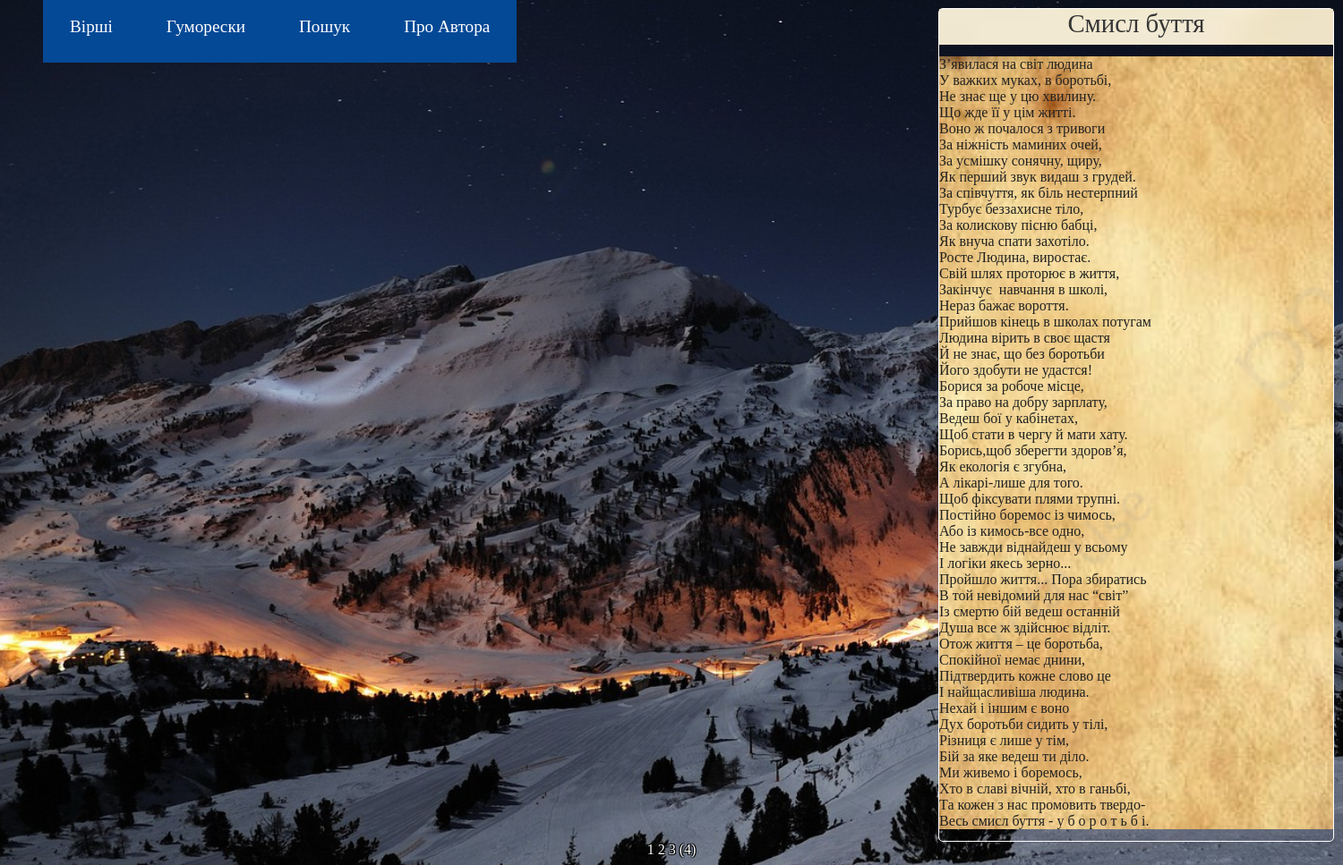
/poems/4, run on the app's committed database.
### app/models.py (models this page shows)
class Poem(db.Model):
    id = db.Column(db.Integer, primary_key=True)
    title = db.Column(db.String(20), unique=True)
    text = db.Column(db.String(1028), unique=True)

### app/routes.py (the view)
@app.route('/poems/<int:page_num>')
def poems(page_num):
    poems = Poem.query.paginate(per_page=5, page=page_num, error_out=True)
    return render_template('poems.html', title='Вірші',  poems=poems)

### app/templates/poems.html
{% extends "base.html" %}
{% block app_content %}
    {% for poem in poems.items %}
        {% include "_poem.html" %}
    {% endfor %}
    <div class="pagination-links">
    {% for page in poems.iter_pages() %}
        {% if page %}
            {% if page != poems.page %}
                <a href="{{ url_for('poems', page_num=page) }}">{{ page }}</a>
            {% else %}
                <span style="color: white;">({{ page }})</span>
            {% endif %}
        {% else %}
            <span class=ellipsis style="color: white;">…</span>
        {% endif %}
    {% endfor %}
    </div>
{% endblock %}

### app/templates/base.html (shortened to what this page needs)
<html>
    <head>
        <link rel="stylesheet" href="{{ url_for('static', filename='styles.css') }}"/>
    </head>
    <body>
        <div id="navbar-container">
            <div id="navbar">
                <div class="link-div">
                    <nav>
                        <ul class="nav-links">
                            <li><a href="{{ url_for('poems', page_num=1) }}">Вірші</a></li>
                            <li><a href="{{ url_for('humoresques', hum_page_num=1) }}">Гуморески</a></li>
                            <li><a href="{{ url_for('search') }}">Пошук</a></li>
                            <li><a href="{{ url_for('about') }}">Про Автора</a></li>
                        </ul>
                    </nav>
                </div>
            </div>
        </div>
        <div id="page_container">
            {% block content %}
            <div class="container-fluid" style="margin-top: 100px;">
                {% block app_content %}{% endblock %}
            </div>
            {% endblock %}
        </div>
    </body>
</html>

### app/templates/_poem.html
{% extends "base.html" %}
{% block app_content %}
    <div id="poem-container">
        <div id="title">{{poem.title}}</div>
        <pre><div id="text">{{poem.text}}</div></pre>
    </div>
{% endblock %}

### app/static/styles.css (style rules this page uses)
#poem-container { width: 440px; border: 1px solid white; color: white; margin-left: 65rem; margin-top: -5.7rem; border-radius: 5px; }
#title { width: 100%; height: 40px; background: url('/static/title_bg.jpg') no-repeat center center fixed; -webkit-background-size: cover; -moz-background-size: cover; -o-background-size: cover; background-size: cover; font-family: 'Lobster Two', cursive; font-size: 1.8rem; color: #353535; text-align: center; }
#text { background: url('/static/poem_bg.jpg') no-repeat center center; width: 100%; -webkit-background-size: cover; -moz-background-size: cover; -o-background-size: cover; background-size: cover; font-family: 'Lobster Two', cursive ; font-size: 1rem; color: #212121; }
#navbar-container { position: absolute; top: 0; height: 100px; width: 50%; }
#navbar { position: fixed; display: flex; justify-content: space-between; align-items: center; font-size: 1.2rem; margin-bottom: 100px; }
a { text-decoration: none; color: white; }
body { background: url('/static/night-mnt.jpg') no-repeat center center fixed; -webkit-background-size: cover; -moz-background-size: cover; -o-background-size: cover; background-size: cover; font-family: 'Lobster Two', cursive; }
.nav-links { display: flex; list-style: none; }
.nav-links a { padding: 30px; margin-right: 0px; background: rgb(4, 73, 150); transition: 0.3s ease-out; }
.pagination-links { text-align: center; text-shadow: -1px -1px 0 #000, 1px -1px 0 #000, -1px 1px 0 #000, 1px 1px 0 #000; float: bottom 0; }

### data on the page
Poem: title "Смисл буття", text "З’явилася на світ людина У важких муках, в боротьбі, Не знає ще у цю хвилину. Що жде її у цім житті. Воно ж почалося з тривоги За ніжність маминих очей, За усмішку сонячну, щиру, Як перший звук видаш з грудей. За співчуття, як біль нестерпний Турбує беззахисне тіло, За колискову пісню бабці, Як внуча спати захотіло. Росте Людина, виростає. Свій шлях проторює в життя, Закінчує навчання в школі, Нераз бажає вороття. Прийшов кінець в школах потугам Людина вірить в своє щастя Й не знає, що без боротьби Його здобути не удастся! Борися за робоче місце, За право на добру зарплату, Ведеш бої у кабінетах, Щоб стати в чергу й мати хату. Борись,щоб зберегти здоров’я, Як екологія є згубна, А…"

### other printed values
{{ page }} "1" "2" "3"
{{ page }} "4"
